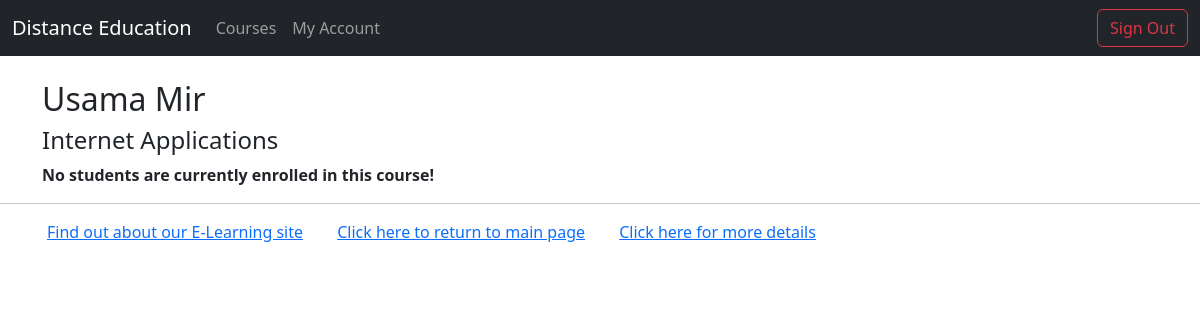
Page /myappF23/ins/1 (signed in) on the committed database.
### myappF23/models.py (models this page shows, shortened)
class Instructor(models.Model):
    first_name = models.CharField(max_length=100)
    last_name = models.CharField(max_length=100)
    bio = models.TextField()
    student = models.ManyToManyField(Student)
    def __str__(self):
        return self.first_name + " " + self.last_name

class Course(models.Model):
    LEVEL_CHOICES = [
        ("BE", "Beginner"),
        ("IN", "Intermediate"),
        ("AD", "Advanced"),
    ]
    title = models.CharField(max_length=200)
    description = models.TextField()
    instructor = models.ForeignKey(Instructor, on_delete=models.CASCADE, default=None)
    categories = models.ForeignKey(Category, on_delete=models.CASCADE)
    students = models.ManyToManyField(Student, blank=True)
    start_date = models.DateField()
    end_date = models.DateField()
    price = models.DecimalField(max_digits=10, decimal_places=2)
    level = models.PositiveIntegerField(default=0)
    interested = models.PositiveIntegerField(default=0)

### myappF23/views.py (the view)
# urls.py: path("ins/<int:instructor_no>", views.instructor_detail, name="ins_detail"),
@login_required(login_url="/myappF23/login/")
def instructor_detail(request, instructor_no):
    instructor_name = get_object_or_404(Instructor, pk=instructor_no)
    course_list = Course.objects.filter(instructor=instructor_no)
    stu_course_lst = []
    for course in course_list:
        students = []
        for st in course.students.all():
            students.append(st)
        stu_course = {"name": course.title, "students": tuple(students)}
        stu_course_lst.append(stu_course)
    return render(
        request,
        "myapp/ins_detail.html",
        {"instructor_name": instructor_name, "course_list": stu_course_lst},
    )

### myappF23/templates/myapp/ins_detail.html
{% extends "myapp/base.html" %}
{% block content%}
<h2>{{instructor_name}}</h2>
{% if course_list %}
{% for course in course_list %}
<h4>{{course.name}}</h4>
{%if course.students|length > 0%}
<ol>
    {% for st in course.students %}
    <li>{{st}}</li>
    {% endfor %}
</ol>
{%else%}
<strong>No students are currently enrolled in this course!</strong>
{% endif %}
{% endfor %}
{%endif%}
{% endblock %}

### rows in the picture
Instructor: first_name+last_name "Usama Mir"
Course: name "Internet Applications"
